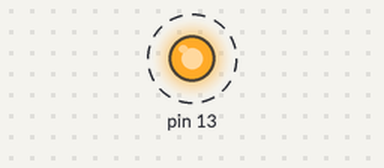
Bench run of a sketch on a simulated Arduino Uno, built with avr-gcc and run on an emulated ATmega328P. Shown: output pins drawn as LEDs (lit = HIGH). Dashed ring = blinking. What the sketch prints to the serial monitor is not drawn.

Above: at 0.5 s.
Timing chart, 0 to 4.6 s (numbered marks = the images above):
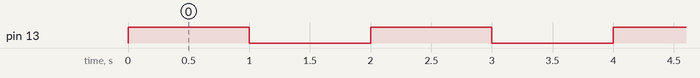

Measured:
- by itself, pin 13: alternates HIGH for 1.0 s and LOW for 1.0 s

The sketch:

sketch_nov10b.ino
```cpp
void setup() {
  // Pin  13 is the onboard LED, setting it to output
  Serial.begin(9600);
  pinMode(13, OUTPUT);
}

void loop() {
  digitalWrite(13, HIGH);
  delay(1000);
  //Print message to serial monitor when the light is on and off
  Serial.println("on");
  digitalWrite(13, LOW);
  delay(1000);
  Serial.println("off");


}
```
